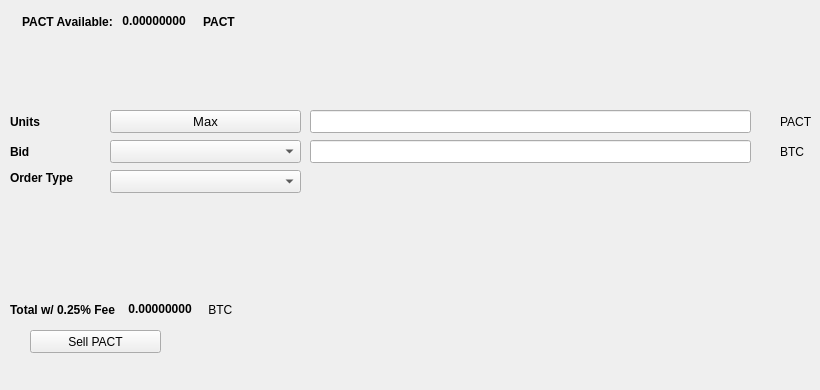
   <widget class="QWidget" name="SellTab">
    <attribute name="title">
     <string>Sell</string>
    </attribute>
    <widget class="QLabel" name="label_16">
     <property name="geometry">
      <rect>
       <x>780</x>
       <y>140</y>
       <width>31</width>
       <height>23</height>
      </rect>
     </property>
     <property name="text">
      <string>BTC</string>
     </property>
    </widget>
    <widget class="QComboBox" name="SellBidcomboBox">
     <property name="geometry">
      <rect>
       <x>110</x>
       <y>140</y>
       <width>191</width>
       <height>23</height>
      </rect>
     </property>
     <property name="font">
      <font>
       <pointsize>10</pointsize>
      </font>
     </property>
    </widget>
    <widget class="QLabel" name="label_18">
     <property name="geometry">
      <rect>
       <x>10</x>
       <y>110</y>
       <width>46</width>
       <height>23</height>
      </rect>
     </property>
     <property name="font">
      <font>
       <weight>75</weight>
       <bold>true</bold>
      </font>
     </property>
     <property name="text">
      <string>Units</string>
     </property>
    </widget>
    <widget class="QPushButton" name="Sell_Max_Amount">
     <property name="geometry">
      <rect>
       <x>110</x>
       <y>110</y>
       <width>191</width>
       <height>23</height>
      </rect>
     </property>
     <property name="font">
      <font>
       <pointsize>10</pointsize>
      </font>
     </property>
     <property name="text">
      <string>Max</string>
     </property>
    </widget>
    <widget class="QLabel" name="label_20">
     <property name="geometry">
      <rect>
       <x>10</x>
       <y>170</y>
       <width>91</width>
       <height>16</height>
      </rect>
     </property>
     <property name="font">
      <font>
       <weight>75</weight>
       <bold>true</bold>
      </font>
     </property>
     <property name="text">
      <string>Order Type</string>
     </property>
    </widget>
    <widget class="QComboBox" name="SellOrdertypeCombo">
     <property name="geometry">
      <rect>
       <x>110</x>
       <y>170</y>
       <width>191</width>
       <height>23</height>
      </rect>
     </property>
     <property name="font">
      <font>
       <pointsize>10</pointsize>
      </font>
     </property>
    </widget>
    <widget class="QLabel" name="label_21">
     <property name="geometry">
      <rect>
       <x>10</x>
       <y>140</y>
       <width>46</width>
       <height>23</height>
      </rect>
     </property>
     <property name="font">
      <font>
       <weight>75</weight>
       <bold>true</bold>
      </font>
     </property>
     <property name="text">
      <string>Bid</string>
     </property>
    </widget>
    <widget class="QLabel" name="label_22">
     <property name="geometry">
      <rect>
       <x>780</x>
       <y>110</y>
       <width>31</width>
       <height>23</height>
      </rect>
     </property>
     <property name="text">
      <string>PACT</string>
     </property>
    </widget>
    <widget class="QLineEdit" name="UnitsInputPACT">
     <property name="geometry">
      <rect>
       <x>310</x>
       <y>110</y>
       <width>441</width>
       <height>23</height>
      </rect>
     </property>
     <property name="font">
      <font>
       <pointsize>9</pointsize>
       <weight>75</weight>
       <bold>true</bold>
      </font>
     </property>
    </widget>
    <widget class="QLineEdit" name="SellBidPriceEdit">
     <property name="geometry">
      <rect>
       <x>310</x>
       <y>140</y>
       <width>441</width>
       <height>23</height>
      </rect>
     </property>
     <property name="font">
      <font>
       <pointsize>9</pointsize>
       <weight>75</weight>
       <bold>true</bold>
      </font>
     </property>
    </widget>
    <widget class="QPushButton" name="SellPACTBTN">
     <property name="geometry">
      <rect>
       <x>30</x>
       <y>330</y>
       <width>131</width>
       <height>23</height>
      </rect>
     </property>
     <property name="text">
      <string>Sell PACT</string>
     </property>
     <property name="icon">
      <iconset resource="../pact">
       <normaloff>:/icons/bitcoin</normaloff>:/icons/bitcoin</iconset>
     </property>
    </widget>
    <widget class="QWidget" name="layoutWidget3">
     <property name="geometry">
      <rect>
       <x>22</x>
       <y>12</y>
       <width>258</width>
       <height>19</height>
      </rect>
     </property>
     <layout class="QHBoxLayout" name="horizontalLayout">
      <item>
       <widget class="QLabel" name="label232_2">
        <property name="font">
         <font>
          <weight>75</weight>
          <bold>true</bold>
         </font>
        </property>
        <property name="text">
         <string>PACT Available:</string>
        </property>
       </widget>
      </item>
      <item>
       <widget class="QLabel" name="PACTAvailableLabel">
        <property name="palette">
         <palette>
          <active>
           <colorrole role="WindowText">
            <brush brushstyle="SolidPattern">
             <color alpha="255">
              <red>0</red>
              <green>0</green>
              <blue>0</blue>
             </color>
            </brush>
           </colorrole>
           <colorrole role="Button">
            <brush brushstyle="SolidPattern">
             <color alpha="255">
              <red>0</red>
              <green>170</green>
              <blue>0</blue>
             </color>
            </brush>
           </colorrole>
           <colorrole role="Light">
            <brush brushstyle="SolidPattern">
             <color alpha="255">
              <red>0</red>
              <green>255</green>
              <blue>0</blue>
             </color>
            </brush>
           </colorrole>
           <colorrole role="Midlight">
            <brush brushstyle="SolidPattern">
             <color alpha="255">
              <red>0</red>
              <green>212</green>
              <blue>0</blue>
             </color>
            </brush>
           </colorrole>
           <colorrole role="Dark">
            <brush brushstyle="SolidPattern">
             <color alpha="255">
              <red>0</red>
              <green>85</green>
              <blue>0</blue>
             </color>
            </brush>
           </colorrole>
           <colorrole role="Mid">
            <brush brushstyle="SolidPattern">
             <color alpha="255">
              <red>0</red>
              <green>113</green>
              <blue>0</blue>
             </color>
            </brush>
           </colorrole>
           <colorrole role="Text">
            <brush brushstyle="SolidPattern">
             <color alpha="255">
              <red>0</red>
              <green>170</green>
              <blue>0</blue>
             </color>
            </brush>
           </colorrole>
           <colorrole role="BrightText">
            <brush brushstyle="SolidPattern">
             <color alpha="255">
              <red>255</red>
              <green>255</green>
              <blue>255</blue>
             </color>
            </brush>
           </colorrole>
           <colorrole role="ButtonText">
            <brush brushstyle="SolidPattern">
             <color alpha="255">
              <red>0</red>
              <green>0</green>
              <blue>0</blue>
             </color>
            </brush>
           </colorrole>
           <colorrole role="Base">
            <brush brushstyle="SolidPattern">
             <color alpha="255">
              <red>255</red>
              <green>255</green>
              <blue>255</blue>
             </color>
            </brush>
           </colorrole>
           <colorrole role="Window">
            <brush brushstyle="SolidPattern">
             <color alpha="255">
              <red>0</red>
              <green>170</green>
              <blue>0</blue>
             </color>
            </brush>
           </colorrole>
           <colorrole role="Shadow">
            <brush brushstyle="SolidPattern">
             <color alpha="255">
              <red>0</red>
              <green>0</green>
              <blue>0</blue>
             </color>
            </brush>
           </colorrole>
           <colorrole role="AlternateBase">
            <brush brushstyle="SolidPattern">
             <color alpha="255">
              <red>127</red>
              <green>212</green>
              <blue>127</blue>
             </color>
            </brush>
           </colorrole>
           <colorrole role="ToolTipBase">
            <brush brushstyle="SolidPattern">
             <color alpha="255">
              <red>255</red>
              <green>255</green>
              <blue>220</blue>
             </color>
            </brush>
           </colorrole>
           <colorrole role="ToolTipText">
            <brush brushstyle="SolidPattern">
             <color alpha="255">
              <red>0</red>
              <green>0</green>
              <blue>0</blue>
             </color>
            </brush>
           </colorrole>
          </active>
          <inactive>
           <colorrole role="WindowText">
            <brush brushstyle="SolidPattern">
             <color alpha="255">
              <red>0</red>
              <green>0</green>
              <blue>0</blue>
             </color>
            </brush>
           </colorrole>
           <colorrole role="Button">
            <brush brushstyle="SolidPattern">
             <color alpha="255">
              <red>0</red>
              <green>170</green>
              <blue>0</blue>
             </color>
            </brush>
           </colorrole>
           <colorrole role="Light">
            <brush brushstyle="SolidPattern">
             <color alpha="255">
              <red>0</red>
              <green>255</green>
              <blue>0</blue>
             </color>
            </brush>
           </colorrole>
           <colorrole role="Midlight">
            <brush brushstyle="SolidPattern">
             <color alpha="255">
              <red>0</red>
              <green>212</green>
              <blue>0</blue>
             </color>
            </brush>
           </colorrole>
           <colorrole role="Dark">
            <brush brushstyle="SolidPattern">
             <color alpha="255">
              <red>0</red>
              <green>85</green>
              <blue>0</blue>
             </color>
            </brush>
           </colorrole>
           <colorrole role="Mid">
            <brush brushstyle="SolidPattern">
             <color alpha="255">
              <red>0</red>
              <green>113</green>
              <blue>0</blue>
             </color>
            </brush>
           </colorrole>
           <colorrole role="Text">
            <brush brushstyle="SolidPattern">
             <color alpha="255">
              <red>0</red>
              <green>170</green>
              <blue>0</blue>
             </color>
            </brush>
           </colorrole>
           <colorrole role="BrightText">
            <brush brushstyle="SolidPattern">
             <color alpha="255">
              <red>255</red>
              <green>255</green>
              <blue>255</blue>
             </color>
            </brush>
           </colorrole>
           <colorrole role="ButtonText">
            <brush brushstyle="SolidPattern">
             <color alpha="255">
              <red>0</red>
              <green>0</green>
              <blue>0</blue>
             </color>
            </brush>
           </colorrole>
           <colorrole role="Base">
            <brush brushstyle="SolidPattern">
             <color alpha="255">
              <red>255</red>
              <green>255</green>
              <blue>255</blue>
             </color>
            </brush>
           </colorrole>
           <colorrole role="Window">
            <brush brushstyle="SolidPattern">
             <color alpha="255">
              <red>0</red>
              <green>170</green>
              <blue>0</blue>
             </color>
            </brush>
           </colorrole>
           <colorrole role="Shadow">
            <brush brushstyle="SolidPattern">
             <color alpha="255">
              <red>0</red>
              <green>0</green>
              <blue>0</blue>
             </color>
            </brush>
           </colorrole>
           <colorrole role="AlternateBase">
            <brush brushstyle="SolidPattern">
             <color alpha="255">
              <red>127</red>
              <green>212</green>
              <blue>127</blue>
             </color>
            </brush>
           </colorrole>
           <colorrole role="ToolTipBase">
            <brush brushstyle="SolidPattern">
             <color alpha="255">
              <red>255</red>
              <green>255</green>
              <blue>220</blue>
             </color>
            </brush>
           </colorrole>
           <colorrole role="ToolTipText">
            <brush brushstyle="SolidPattern">
             <color alpha="255">
              <red>0</red>
              <green>0</green>
              <blue>0</blue>
             </color>
            </brush>
           </colorrole>
          </inactive>
          <disabled>
           <colorrole role="WindowText">
            <brush brushstyle="SolidPattern">
             <color alpha="255">
              <red>0</red>
              <green>85</green>
              <blue>0</blue>
             </color>
            </brush>
           </colorrole>
           <colorrole role="Button">
            <brush brushstyle="SolidPattern">
             <color alpha="255">
              <red>0</red>
              <green>170</green>
              <blue>0</blue>
             </color>
            </brush>
           </colorrole>
           <colorrole role="Light">
            <brush brushstyle="SolidPattern">
             <color alpha="255">
              <red>0</red>
              <green>255</green>
              <blue>0</blue>
             </color>
            </brush>
           </colorrole>
           <colorrole role="Midlight">
            <brush brushstyle="SolidPattern">
             <color alpha="255">
              <red>0</red>
              <green>212</green>
              <blue>0</blue>
             </color>
            </brush>
           </colorrole>
           <colorrole role="Dark">
            <brush brushstyle="SolidPattern">
             <color alpha="255">
              <red>0</red>
              <green>85</green>
              <blue>0</blue>
             </color>
            </brush>
           </colorrole>
           <colorrole role="Mid">
            <brush brushstyle="SolidPattern">
             <color alpha="255">
              <red>0</red>
              <green>113</green>
              <blue>0</blue>
             </color>
            </brush>
           </colorrole>
           <colorrole role="Text">
            <brush brushstyle="SolidPattern">
             <color alpha="255">
              <red>0</red>
              <green>85</green>
              <blue>0</blue>
             </color>
            </brush>
           </colorrole>
           <colorrole role="BrightText">
            <brush brushstyle="SolidPattern">
             <color alpha="255">
              <red>255</red>
              <green>255</green>
              <blue>255</blue>
             </color>
            </brush>
           </colorrole>
           <colorrole role="ButtonText">
            <brush brushstyle="SolidPattern">
             <color alpha="255">
              <red>0</red>
              <green>85</green>
              <blue>0</blue>
             </color>
            </brush>
           </colorrole>
           <colorrole role="Base">
            <brush brushstyle="SolidPattern">
             <color alpha="255">
              <red>0</red>
              <green>170</green>
              <blue>0</blue>
             </color>
            </brush>
           </colorrole>
           <colorrole role="Window">
            <brush brushstyle="SolidPattern">
             <color alpha="255">
              <red>0</red>
              <green>170</green>
              <blue>0</blue>
             </color>
            </brush>
           </colorrole>
           <colorrole role="Shadow">
            <brush brushstyle="SolidPattern">
             <color alpha="255">
              <red>0</red>
              <green>0</green>
              <blue>0</blue>
             </color>
            </brush>
           </colorrole>
           <colorrole role="AlternateBase">
            <brush brushstyle="SolidPattern">
             <color alpha="255">
              <red>0</red>
              <green>170</green>
              <blue>0</blue>
             </color>
            </brush>
           </colorrole>
           <colorrole role="ToolTipBase">
            <brush brushstyle="SolidPattern">
             <color alpha="255">
              <red>255</red>
              <green>255</green>
              <blue>220</blue>
             </color>
            </brush>
           </colorrole>
           <colorrole role="ToolTipText">
            <brush brushstyle="SolidPattern">
             <color alpha="255">
              <red>0</red>
              <green>0</green>
              <blue>0</blue>
             </color>
            </brush>
           </colorrole>
          </disabled>
         </palette>
        </property>
        <property name="font">
         <font>
          <weight>75</weight>
          <bold>true</bold>
         </font>
        </property>
        <property name="text">
         <string> 0.00000000 </string>
        </property>
        <property name="textInteractionFlags">
         <set>Qt::LinksAccessibleByMouse|Qt::TextSelectableByKeyboard|Qt::TextSelectableByMouse</set>
        </property>
       </widget>
      </item>
      <item>
       <widget class="QLabel" name="labelPACT">
        <property name="font">
         <font>
          <weight>75</weight>
          <bold>true</bold>
         </font>
        </property>
        <property name="text">
         <string>PACT</string>
        </property>
       </widget>
      </item>
     </layout>
    </widget>
    <widget class="QWidget" name="layoutWidget">
     <property name="geometry">
      <rect>
       <x>10</x>
       <y>300</y>
       <width>268</width>
       <height>19</height>
      </rect>
     </property>
     <layout class="QHBoxLayout" name="horizontalLayout_2">
      <item>
       <widget class="QLabel" name="label_19">
        <property name="font">
         <font>
          <weight>75</weight>
          <bold>true</bold>
         </font>
        </property>
        <property name="text">
         <string>Total w/ 0.25% Fee </string>
        </property>
       </widget>
      </item>
      <item>
       <widget class="QLabel" name="SellCostLabel">
        <property name="palette">
         <palette>
          <active>
           <colorrole role="WindowText">
            <brush brushstyle="SolidPattern">
             <color alpha="255">
              <red>0</red>
              <green>0</green>
              <blue>0</blue>
             </color>
            </brush>
           </colorrole>
           <colorrole role="Button">
            <brush brushstyle="SolidPattern">
             <color alpha="255">
              <red>0</red>
              <green>170</green>
              <blue>0</blue>
             </color>
            </brush>
           </colorrole>
           <colorrole role="Light">
            <brush brushstyle="SolidPattern">
             <color alpha="255">
              <red>0</red>
              <green>255</green>
              <blue>0</blue>
             </color>
            </brush>
           </colorrole>
           <colorrole role="Midlight">
            <brush brushstyle="SolidPattern">
             <color alpha="255">
              <red>0</red>
              <green>212</green>
              <blue>0</blue>
             </color>
            </brush>
           </colorrole>
           <colorrole role="Dark">
            <brush brushstyle="SolidPattern">
             <color alpha="255">
              <red>0</red>
              <green>85</green>
              <blue>0</blue>
             </color>
            </brush>
           </colorrole>
           <colorrole role="Mid">
            <brush brushstyle="SolidPattern">
             <color alpha="255">
              <red>0</red>
              <green>113</green>
              <blue>0</blue>
             </color>
            </brush>
           </colorrole>
           <colorrole role="Text">
            <brush brushstyle="SolidPattern">
             <color alpha="255">
              <red>0</red>
              <green>170</green>
              <blue>0</blue>
             </color>
            </brush>
           </colorrole>
           <colorrole role="BrightText">
            <brush brushstyle="SolidPattern">
             <color alpha="255">
              <red>255</red>
              <green>255</green>
              <blue>255</blue>
             </color>
            </brush>
           </colorrole>
           <colorrole role="ButtonText">
            <brush brushstyle="SolidPattern">
             <color alpha="255">
              <red>0</red>
              <green>0</green>
              <blue>0</blue>
             </color>
            </brush>
           </colorrole>
           <colorrole role="Base">
            <brush brushstyle="SolidPattern">
             <color alpha="255">
              <red>255</red>
              <green>255</green>
              <blue>255</blue>
             </color>
            </brush>
           </colorrole>
           <colorrole role="Window">
            <brush brushstyle="SolidPattern">
             <color alpha="255">
              <red>0</red>
              <green>170</green>
              <blue>0</blue>
             </color>
            </brush>
           </colorrole>
           <colorrole role="Shadow">
            <brush brushstyle="SolidPattern">
             <color alpha="255">
              <red>0</red>
              <green>0</green>
              <blue>0</blue>
             </color>
            </brush>
           </colorrole>
           <colorrole role="AlternateBase">
            <brush brushstyle="SolidPattern">
             <color alpha="255">
              <red>127</red>
              <green>212</green>
              <blue>127</blue>
             </color>
            </brush>
           </colorrole>
           <colorrole role="ToolTipBase">
            <brush brushstyle="SolidPattern">
             <color alpha="255">
              <red>255</red>
              <green>255</green>
              <blue>220</blue>
             </color>
            </brush>
           </colorrole>
           <colorrole role="ToolTipText">
            <brush brushstyle="SolidPattern">
             <color alpha="255">
              <red>0</red>
              <green>0</green>
              <blue>0</blue>
             </color>
            </brush>
           </colorrole>
          </active>
          <inactive>
           <colorrole role="WindowText">
            <brush brushstyle="SolidPattern">
             <color alpha="255">
              <red>0</red>
              <green>0</green>
              <blue>0</blue>
             </color>
            </brush>
           </colorrole>
           <colorrole role="Button">
            <brush brushstyle="SolidPattern">
             <color alpha="255">
              <red>0</red>
              <green>170</green>
              <blue>0</blue>
             </color>
            </brush>
           </colorrole>
           <colorrole role="Light">
            <brush brushstyle="SolidPattern">
             <color alpha="255">
              <red>0</red>
              <green>255</green>
              <blue>0</blue>
             </color>
            </brush>
           </colorrole>
           <colorrole role="Midlight">
            <brush brushstyle="SolidPattern">
             <color alpha="255">
              <red>0</red>
              <green>212</green>
              <blue>0</blue>
             </color>
            </brush>
           </colorrole>
           <colorrole role="Dark">
            <brush brushstyle="SolidPattern">
             <color alpha="255">
              <red>0</red>
              <green>85</green>
              <blue>0</blue>
             </color>
            </brush>
           </colorrole>
           <colorrole role="Mid">
            <brush brushstyle="SolidPattern">
             <color alpha="255">
              <red>0</red>
              <green>113</green>
              <blue>0</blue>
             </color>
            </brush>
           </colorrole>
           <colorrole role="Text">
            <brush brushstyle="SolidPattern">
             <color alpha="255">
              <red>0</red>
              <green>170</green>
              <blue>0</blue>
             </color>
            </brush>
           </colorrole>
           <colorrole role="BrightText">
            <brush brushstyle="SolidPattern">
             <color alpha="255">
              <red>255</red>
              <green>255</green>
              <blue>255</blue>
             </color>
            </brush>
           </colorrole>
           <colorrole role="ButtonText">
            <brush brushstyle="SolidPattern">
             <color alpha="255">
              <red>0</red>
              <green>0</green>
              <blue>0</blue>
             </color>
            </brush>
           </colorrole>
           <colorrole role="Base">
            <brush brushstyle="SolidPattern">
             <color alpha="255">
              <red>255</red>
              <green>255</green>
              <blue>255</blue>
             </color>
            </brush>
           </colorrole>
           <colorrole role="Window">
            <brush brushstyle="SolidPattern">
             <color alpha="255">
              <red>0</red>
              <green>170</green>
              <blue>0</blue>
             </color>
            </brush>
           </colorrole>
           <colorrole role="Shadow">
            <brush brushstyle="SolidPattern">
             <color alpha="255">
              <red>0</red>
              <green>0</green>
              <blue>0</blue>
             </color>
            </brush>
           </colorrole>
           <colorrole role="AlternateBase">
            <brush brushstyle="SolidPattern">
             <color alpha="255">
              <red>127</red>
              <green>212</green>
              <blue>127</blue>
             </color>
            </brush>
           </colorrole>
           <colorrole role="ToolTipBase">
            <brush brushstyle="SolidPattern">
             <color alpha="255">
              <red>255</red>
              <green>255</green>
              <blue>220</blue>
             </color>
            </brush>
           </colorrole>
           <colorrole role="ToolTipText">
            <brush brushstyle="SolidPattern">
             <color alpha="255">
              <red>0</red>
              <green>0</green>
              <blue>0</blue>
             </color>
            </brush>
           </colorrole>
          </inactive>
          <disabled>
           <colorrole role="WindowText">
            <brush brushstyle="SolidPattern">
             <color alpha="255">
              <red>0</red>
              <green>85</green>
              <blue>0</blue>
             </color>
            </brush>
           </colorrole>
           <colorrole role="Button">
            <brush brushstyle="SolidPattern">
             <color alpha="255">
              <red>0</red>
              <green>170</green>
              <blue>0</blue>
             </color>
            </brush>
           </colorrole>
           <colorrole role="Light">
            <brush brushstyle="SolidPattern">
             <color alpha="255">
              <red>0</red>
              <green>255</green>
              <blue>0</blue>
             </color>
            </brush>
           </colorrole>
           <colorrole role="Midlight">
            <brush brushstyle="SolidPattern">
             <color alpha="255">
              <red>0</red>
              <green>212</green>
              <blue>0</blue>
             </color>
            </brush>
           </colorrole>
           <colorrole role="Dark">
            <brush brushstyle="SolidPattern">
             <color alpha="255">
              <red>0</red>
              <green>85</green>
              <blue>0</blue>
             </color>
            </brush>
           </colorrole>
           <colorrole role="Mid">
            <brush brushstyle="SolidPattern">
             <color alpha="255">
              <red>0</red>
              <green>113</green>
              <blue>0</blue>
             </color>
            </brush>
           </colorrole>
           <colorrole role="Text">
            <brush brushstyle="SolidPattern">
             <color alpha="255">
              <red>0</red>
              <green>85</green>
              <blue>0</blue>
             </color>
            </brush>
           </colorrole>
           <colorrole role="BrightText">
            <brush brushstyle="SolidPattern">
             <color alpha="255">
              <red>255</red>
              <green>255</green>
              <blue>255</blue>
             </color>
            </brush>
           </colorrole>
           <colorrole role="ButtonText">
            <brush brushstyle="SolidPattern">
             <color alpha="255">
              <red>0</red>
              <green>85</green>
              <blue>0</blue>
             </color>
            </brush>
           </colorrole>
           <colorrole role="Base">
            <brush brushstyle="SolidPattern">
             <color alpha="255">
              <red>0</red>
              <green>170</green>
              <blue>0</blue>
             </color>
            </brush>
           </colorrole>
           <colorrole role="Window">
            <brush brushstyle="SolidPattern">
             <color alpha="255">
              <red>0</red>
              <green>170</green>
              <blue>0</blue>
             </color>
            </brush>
           </colorrole>
           <colorrole role="Shadow">
            <brush brushstyle="SolidPattern">
             <color alpha="255">
              <red>0</red>
              <green>0</green>
              <blue>0</blue>
             </color>
            </brush>
           </colorrole>
           <colorrole role="AlternateBase">
            <brush brushstyle="SolidPattern">
             <color alpha="255">
              <red>0</red>
              <green>170</green>
              <blue>0</blue>
             </color>
            </brush>
           </colorrole>
           <colorrole role="ToolTipBase">
            <brush brushstyle="SolidPattern">
             <color alpha="255">
              <red>255</red>
              <green>255</green>
              <blue>220</blue>
             </color>
            </brush>
           </colorrole>
           <colorrole role="ToolTipText">
            <brush brushstyle="SolidPattern">
             <color alpha="255">
              <red>0</red>
              <green>0</green>
              <blue>0</blue>
             </color>
            </brush>
           </colorrole>
          </disabled>
         </palette>
        </property>
        <property name="font">
         <font>
          <weight>75</weight>
          <bold>true</bold>
         </font>
        </property>
        <property name="autoFillBackground">
         <bool>false</bool>
        </property>
        <property name="text">
         <string> 0.00000000</string>
        </property>
        <property name="textInteractionFlags">
         <set>Qt::LinksAccessibleByMouse|Qt::TextSelectableByMouse</set>
        </property>
       </widget>
      </item>
      <item>
       <widget class="QLabel" name="label_17">
        <property name="font">
         <font>
          <weight>50</weight>
          <bold>false</bold>
         </font>
        </property>
        <property name="text">
         <string> BTC</string>
        </property>
       </widget>
      </item>
     </layout>
    </widget>
    <widget class="QLabel" name="label_23">
     <property name="geometry">
      <rect>
       <x>460</x>
       <y>300</y>
       <width>281</width>
       <height>81</height>
      </rect>
     </property>
     <property name="text">
      <string/>
     </property>
     <property name="pixmap">
      <pixmap>:/images/bittrex</pixmap>
     </property>
    </widget>
   </widget>
